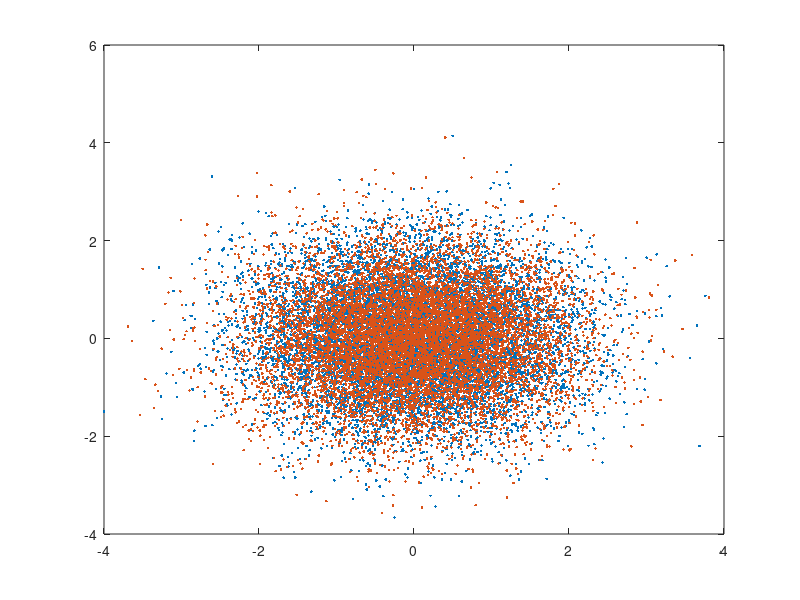

The MATLAB source for this figure:
clear; clc; close all;


X1 = zeros(2, 10000);
X2 = zeros(2, 10000);
for i = 1:10000
    X1(:, i) = randn(2, 1);
    X2(:, i) = [randn(); randn()];
end

plot(X1(1, :), X1(2, :), '.')
hold on
plot(X2(1, :), X2(2, :), '.')
hold off
